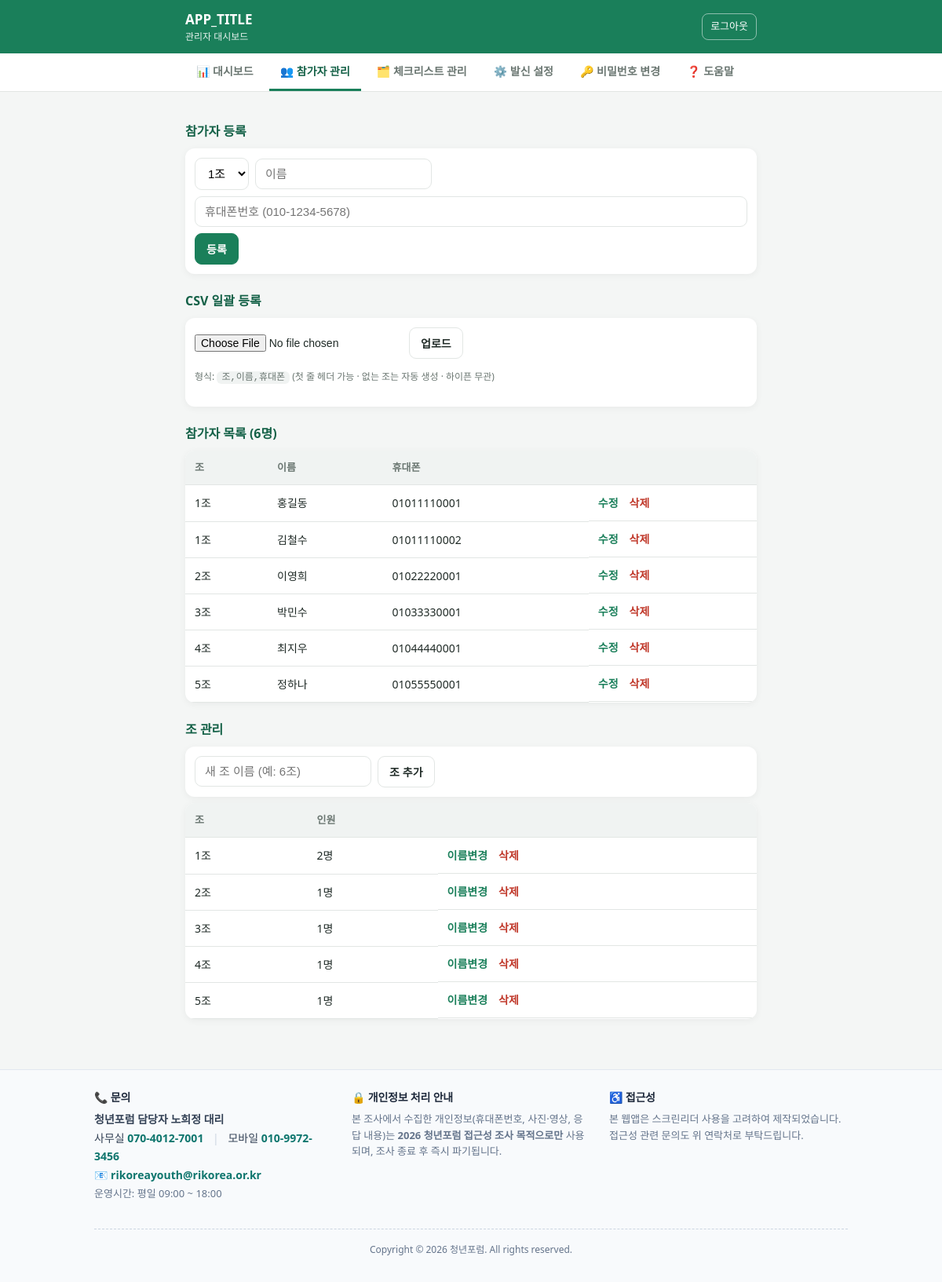
The page /admin.php?view=members (signed in) on the database as committed earlier.
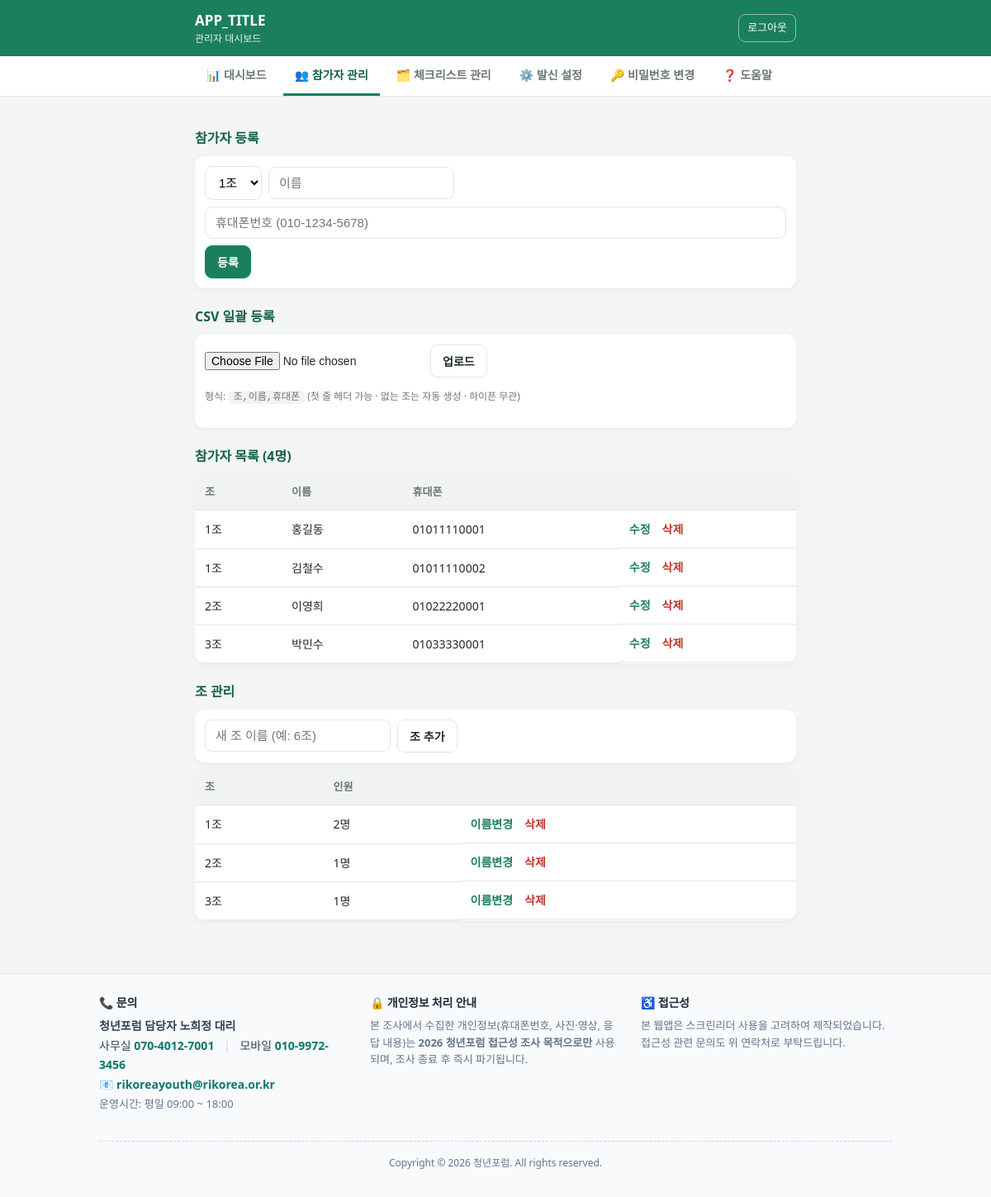
The same page on the database as committed later.
### tables this page shows
CREATE TABLE members (
  id      INT AUTO_INCREMENT PRIMARY KEY,
  team_id INT NOT NULL,
  name    VARCHAR(50) NOT NULL,
  phone   VARCHAR(20) NOT NULL UNIQUE,    
  FOREIGN KEY (team_id) REFERENCES teams(id) ON DELETE CASCADE
);

CREATE TABLE teams (
  id   INT AUTO_INCREMENT PRIMARY KEY,
  name VARCHAR(50) NOT NULL
);

### lib.php (called while the page is built, shortened)
<?php
require_once __DIR__ . '/db.php';
function h($s): string {
    return htmlspecialchars((string)$s, ENT_QUOTES, 'UTF-8');
}
function asset_url(string $rel): string {
    $v = @filemtime(__DIR__ . '/' . ltrim($rel, '/'));
    return h($rel) . ($v ? '?v=' . $v : '');
}
function list_teams(): array {
    return db()->query('SELECT * FROM teams ORDER BY id')->fetchAll();
}
function list_members(): array {
    return db()->query(
        'SELECT m.*, t.name AS team_name
         FROM members m JOIN teams t ON t.id = m.team_id
         ORDER BY t.id, m.id')->fetchAll();
}

### db.php (called while the page is built, shortened)
<?php
function db(?PDO $inject = null): PDO {
    static $pdo = null;
    if ($pdo === null) {
        $dsn = sprintf('mysql:host=%s;port=%d;dbname=%s;charset=utf8mb4',
            DB_HOST, DB_PORT, DB_NAME);
        $pdo = new PDO($dsn, DB_USER, DB_PASS, [
            PDO::ATTR_ERRMODE            => PDO::ERRMODE_EXCEPTION,
            PDO::ATTR_DEFAULT_FETCH_MODE => PDO::FETCH_ASSOC,
            PDO::ATTR_EMULATE_PREPARES   => false,
        ]);
    }
    return $pdo;
}

### admin_members.php (the view, shortened to what this page needs)
<?php
$teams   = list_teams();
$members = list_members();
$token   = csrf_token();
$editId  = (int)($_GET['edit'] ?? 0);
$editTeam = (int)($_GET['editteam'] ?? 0);
$counts = [];
foreach ($members as $m) { $counts[(int)$m['team_id']] = ($counts[(int)$m['team_id']] ?? 0) + 1; }
?>
<h2 class="section-title">참가자 등록</h2>
<?php if (!$teams): ?>
  <p class="hint">먼저 아래 ‘조 관리’에서 조를 하나 이상 추가하세요.</p>
<?php else: ?>
<form method="post" class="form-inline">
  <select name="team_id" required>
    <?php foreach ($teams as $t): ?>
      <option value="<?= (int)$t['id'] ?>"><?= h($t['name']) ?></option>
    <?php endforeach; ?>
  </select>
  <input name="name" placeholder="이름" required>
  <input name="phone" type="tel" inputmode="numeric" placeholder="휴대폰번호 (010-1234-5678)" required>
  <button class="btn-primary btn-sm" type="submit">등록</button>
</form>
<?php endif; ?>
<h2 class="section-title">CSV 일괄 등록</h2>
<form method="post" enctype="multipart/form-data" class="form-inline">
  <input type="file" name="csv" accept=".csv,text/csv" required>
  <button class="btn-sm" type="submit">업로드</button>
  <span class="hint">형식: <code>조,이름,휴대폰</code> (첫 줄 헤더 가능 · 없는 조는 자동 생성 · 하이픈 무관)</span>
</form>
<h2 class="section-title">참가자 목록 (<?= count($members) ?>명)</h2>
<table class="admin-table">
  <thead><tr><th scope="col">조</th><th scope="col">이름</th><th scope="col">휴대폰</th><th scope="col"></th></tr></thead>
  <tbody>
  <?php foreach ($members as $m): $mid = (int)$m['id']; ?>
    <?php if ($editId === $mid): ?>
      <tr>
        <td colspan="4">
          <form method="post" class="form-inline">
            <input type="hidden" name="csrf" value="<?= h($token) ?>">
            <input type="hidden" name="action" value="member_update">
            <input type="hidden" name="id" value="<?= $mid ?>">
            <select name="team_id" required>
              <?php foreach ($teams as $t): ?>
                <option value="<?= (int)$t['id'] ?>" <?= (int)$t['id'] === (int)$m['team_id'] ? 'selected' : '' ?>><?= h($t['name']) ?></option>
              <?php endforeach; ?>
            </select>
            <input name="name" value="<?= h($m['name']) ?>" required>
            <input name="phone" value="<?= h($m['phone']) ?>" required>
            <button class="btn-primary btn-sm" type="submit">저장</button>
            <a class="link" href="admin.php?view=members">취소</a>
          </form>
        </td>
      </tr>
    <?php else: ?>
      <tr>
        <td><?= h($m['team_name']) ?></td>
        <td><?= h($m['name']) ?></td>
        <td><?= h($m['phone']) ?></td>
        <td class="actions">
          <a class="link" href="admin.php?view=members&edit=<?= $mid ?>">수정</a>
          <form method="post" class="inline-form" onsubmit="return confirm('이 참가자를 삭제할까요?')">
            <button class="linkbtn danger" type="submit">삭제</button>
          </form>
        </td>
      </tr>
    <?php endif; ?>
  <?php endforeach; ?>
  </tbody>
</table>
<h2 class="section-title">조 관리</h2>
<form method="post" class="form-inline">
  <input name="name" placeholder="새 조 이름 (예: 6조)" required>
  <button class="btn-sm" type="submit">조 추가</button>
</form>
<table class="admin-table">
  <thead><tr><th scope="col">조</th><th scope="col">인원</th><th scope="col"></th></tr></thead>
  <tbody>
  <?php foreach ($teams as $t): $tid = (int)$t['id']; ?>
    <?php if ($editTeam === $tid): ?>
      <tr>
        <td colspan="3">
          <form method="post" class="form-inline">
            <input type="hidden" name="csrf" value="<?= h($token) ?>">
            <input type="hidden" name="action" value="team_rename">
            <input type="hidden" name="id" value="<?= $tid ?>">
            <input name="name" value="<?= h($t['name']) ?>" required>
            <button class="btn-primary btn-sm" type="submit">저장</button>
            <a class="link" href="admin.php?view=members">취소</a>
          </form>
        </td>
      </tr>
    <?php else: ?>
      <tr>
        <td><?= h($t['name']) ?></td>
        <td><?= (int)($counts[$tid] ?? 0) ?>명</td>
        <td class="actions">
          <a class="link" href="admin.php?view=members&editteam=<?= $tid ?>">이름변경</a>
          <form method="post" class="inline-form" onsubmit="return confirm('이 조와 소속 참가자·체크가 모두 삭제됩니다. 계속할까요?')">
            <button class="linkbtn danger" type="submit">삭제</button>
          </form>
        </td>
      </tr>
    <?php endif; ?>
  <?php endforeach; ?>
  </tbody>
</table>

### admin.php (shortened to what this page needs)
<?php
require_once __DIR__ . '/lib.php';
?>
<?php
$view = $_GET['view'] ?? 'dashboard';
?>
<!DOCTYPE html>
<html lang="ko"><head>
<link rel="stylesheet" href="<?= asset_url('assets/style.css') ?>">
</head>
<body>
<header class="topbar">
  <div class="topbar-inner">
    <div>
      <div class="brand"><?= h(APP_TITLE) ?></div>
      <div class="who">관리자 대시보드<?= $view === 'dashboard' ? ' · 30초마다 자동 갱신' : '' ?></div>
    </div>
    <a class="logout" href="admin.php?logout=1">로그아웃</a>
  </div>
</header>
<nav class="admin-nav">
  <div class="admin-nav-inner">
    <a class="navlink <?= $view === 'dashboard' || $view === 'member' ? 'active' : '' ?>" href="admin.php">📊 대시보드</a>
    <a class="navlink <?= $view === 'members' ? 'active' : '' ?>" href="admin.php?view=members">👥 참가자 관리</a>
    <a class="navlink <?= $view === 'checklist' ? 'active' : '' ?>" href="admin.php?view=checklist">🗂️ 체크리스트 관리</a>
    <a class="navlink <?= $view === 'settings' ? 'active' : '' ?>" href="admin.php?view=settings">⚙️ 발신 설정</a>
    <a class="navlink <?= $view === 'password' ? 'active' : '' ?>" href="admin.php?view=password">🔑 비밀번호 변경</a>
    <a class="navlink <?= $view === 'help' ? 'active' : '' ?>" href="admin.php?view=help">❓ 도움말</a>
  </div>
</nav>
<main class="container">
  <?php
    if ($view === 'members')        include __DIR__ . '/admin_members.php';
    elseif ($view === 'checklist')  include __DIR__ . '/admin_checklist.php';
    elseif ($view === 'settings')   include __DIR__ . '/admin_settings.php';
    elseif ($view === 'password')   include __DIR__ . '/admin_password.php';
    elseif ($view === 'help')       include __DIR__ . '/admin_help.php';
    elseif ($view === 'member')     include __DIR__ . '/admin_member.php';
    else                            include __DIR__ . '/admin_dashboard.php';
  ?>
</main>
<?php include __DIR__ . '/_footer.php'; ?>
</body></html>

### _footer.php (shortened to what this page needs)
<footer class="site-footer" role="contentinfo" aria-label="사이트 정보">
  <div class="site-footer-inner">
    <section class="footer-block" aria-labelledby="foot-contact">
      <h2 id="foot-contact" class="footer-title">📞 문의</h2>
      <p class="footer-line"><strong>청년포럼 담당자 노희정 대리</strong></p>
      <p class="footer-line">
        사무실 <a href="tel:07040127001">070-4012-7001</a>
        <span class="sep" aria-hidden="true">|</span>
        모바일 <a href="tel:01099723456">010-9972-3456</a>
      </p>
      <p class="footer-line">
        📧 <a href="mailto:rikoreayouth@rikorea.or.kr">rikoreayouth@rikorea.or.kr</a>
      </p>
      <p class="footer-line footer-muted">운영시간: 평일 09:00 ~ 18:00</p>
    </section>
    <section class="footer-block" aria-labelledby="foot-privacy">
      <h2 id="foot-privacy" class="footer-title">🔒 개인정보 처리 안내</h2>
      <p class="footer-line footer-muted">
        본 조사에서 수집한 개인정보(휴대폰번호, 사진·영상, 응답 내용)는
        <strong>2026 청년포럼 접근성 조사 목적으로만</strong> 사용되며,
        조사 종료 후 즉시 파기됩니다.
      </p>
    </section>
    <section class="footer-block" aria-labelledby="foot-a11y">
      <h2 id="foot-a11y" class="footer-title">♿ 접근성</h2>
      <p class="footer-line footer-muted">
        본 웹앱은 스크린리더 사용을 고려하여 제작되었습니다.
        접근성 관련 문의도 위 연락처로 부탁드립니다.
      </p>
    </section>
    <p class="footer-copy">Copyright &copy; 2026 청년포럼. All rights reserved.</p>
  </div>
</footer>

### assets/style.css (style rules this page uses)
:root { --green:#1a7f5a; --green-d:#146147; --bg:#f4f6f5; --card:#fff; --line:#e2e6e4; --text:#1f2a26; --muted:#6b7772; --err:#c0392b; --radius:14px; }
* { box-sizing:border-box }
html { -webkit-text-size-adjust:100% }
body { margin:0; font-family:"Malgun Gothic","Apple SD Gothic Neo",system-ui,sans-serif; background:var(--bg); color:var(--text); line-height:1.5; padding-bottom:env(safe-area-inset-bottom); }
a { color:var(--green) }
input[type=tel],input[type=password] { width:100%;padding:14px;font-size:17px;border:1.5px solid var(--line); border-radius:10px;outline:none }
.hint { color:var(--muted);font-size:12px;margin:6px 0 16px }
.btn-primary { width:100%;padding:14px;font-size:17px;font-weight:700;color:#fff; background:var(--green);border:0;border-radius:10px;cursor:pointer }
.topbar { background:var(--green);color:#fff;position:sticky;top:0;z-index:10 }
.topbar-inner { max-width:760px;margin:auto;padding:12px 16px; display:flex;justify-content:space-between;align-items:center;gap:12px }
.brand { font-weight:800;font-size:17px }
.who { font-size:12px;opacity:.9 }
.logout { color:#fff;font-size:13px;text-decoration:none;border:1px solid rgba(255,255,255,.5); padding:6px 10px;border-radius:8px;white-space:nowrap }
.container { max-width:760px;margin:auto;padding:16px }
.section-title { font-size:16px;margin:22px 0 10px;color:var(--green-d) }
.admin-table { width:100%;border-collapse:collapse;background:#fff;border-radius:12px;overflow:hidden; box-shadow:0 2px 10px rgba(0,0,0,.05);font-size:14px }
.admin-table th,.admin-table td { padding:12px;text-align:left;border-bottom:1px solid var(--line) }
.admin-table thead th { background:#f0f3f2;color:var(--muted);font-size:13px }
.link { color:var(--green);text-decoration:none;font-weight:600 }
.admin-nav { background:#fff;border-bottom:1px solid var(--line);position:sticky;top:0;z-index:9 }
.admin-nav-inner { max-width:760px;margin:auto;padding:0 16px;display:flex;gap:6px;overflow-x:auto }
.navlink { padding:12px 14px;font-size:14px;font-weight:700;color:var(--muted); text-decoration:none;border-bottom:3px solid transparent;white-space:nowrap }
.navlink.active { color:var(--green-d);border-bottom-color:var(--green) }
.form-inline { display:flex;flex-wrap:wrap;gap:8px;align-items:center;background:#fff; padding:12px;border-radius:12px;box-shadow:0 2px 10px rgba(0,0,0,.05);margin-bottom:8px }
.form-inline input[type=text],.form-inline input:not([type]),.form-inline input[type=tel], .form-inline input[type=number],.form-inline select { padding:10px 12px;font-size:15px;border:1.5px solid var(--line);border-radius:9px; outline:none;background:#fff }
.form-inline input[type=file] { font-size:14px }
.btn-sm { display:inline-block;padding:9px 14px;font-size:14px;font-weight:700;cursor:pointer; border:1.5px solid var(--line);background:#fff;color:var(--text);border-radius:9px;text-decoration:none }
.btn-primary.btn-sm { width:auto;color:#fff;background:var(--green);border-color:var(--green) }
.inline-form { display:inline }
.linkbtn { background:none;border:0;color:var(--green);font-weight:600;font-size:14px;cursor:pointer;padding:0 2px }
.linkbtn.danger { color:var(--err) }
.actions { display:flex;gap:12px;align-items:center;white-space:nowrap }
.hint code { background:#f0f3f2;padding:1px 6px;border-radius:6px }
.site-footer { margin-top:48px; padding:24px 16px 32px; background:#f8fafc; border-top:1px solid #e2e8f0; color:#334155; font-size:14px; line-height:1.6; }
.site-footer-inner { max-width:960px; margin:0 auto; display:grid; gap:16px; grid-template-columns:1fr; }
@media (min-width:720px) { .site-footer-inner { grid-template-columns:1fr 1fr 1fr;gap:24px } }
@media (min-width:720px) { .site-footer-inner .footer-copy { grid-column:1 / -1 } }
.footer-block { margin:0 }
.footer-title { margin:0 0 6px; font-size:14px; font-weight:700; color:#1e293b; letter-spacing:-.2px; }
.footer-line { margin:2px 0 }
.footer-muted { color:#64748b;font-size:13px }
.footer-line a { color:#0f766e;text-decoration:none;font-weight:600 }
.footer-line .sep { margin:0 8px;color:#cbd5e1 }
.footer-copy { margin:8px 0 0; padding-top:16px; border-top:1px dashed #cbd5e1; text-align:center; color:#64748b; font-size:12px; }

Rows that differ between the two databases and show on the page:
removed members: team.name "4조", name "최지우", phone "01044440001"
removed members: team.name "5조", name "정하나", phone "01055550001"
removed teams: name "4조", id.team_id "1"
removed teams: name "5조", id.team_id "1"
Other text that changed with them:
count($members): "6" → "4"
